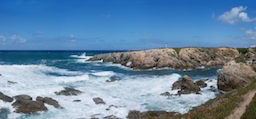
#> input picture assignment_1/code/Histogram_and_CDF/b1.png, 256 x 119 px
$ python a1.py
#> lines starting #> are read from the running program, lines starting #| are printed output that depends on the picture
import cv2
import numpy as np
from matplotlib import pyplot as plt

# reads an input image
img = cv2.imread('b1.png')
#> img is the input picture: shape (119, 256, 3); mean B, G, R 164.7, 135.5, 104

colors = ['#ff0000','#00ff00','#0000ff']
count = []
l = []
for i in range(256):
	count.append(0)
	l.append(i)

fig, ax = plt.subplots(1,3, sharey=True)

# find frequency of pixels in range 0-255 and create bar graphs
for i in range(0,3):
	for j in range(len(img)):
		for k in range(len(img[0])):
			x = img[j][k][i]
			count[x] = count[x]+1
	ax[i].bar(l, count, color = colors[i])
#> after the loop, count = 256 values, max 914 at index 201, min 1 at index 253, mean 357
plt.show()
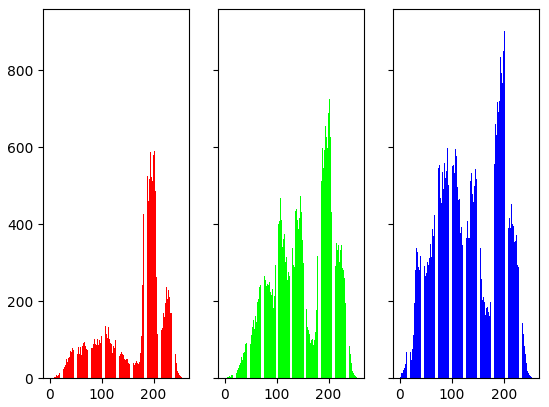
#> figure drawn by matplotlib, 3 panels; panel 1: tallest bar 624 high, from x = 200.6 to 201.4

#create black and white image
img2 = []
for i in range(0, len(img)):
	img2.append([])
	for j in range(0, len(img[i])):
		img2[i].append([])
		s = 0.0
		s = round(img[i][j][0] * 0.3 + img[i][j][1] * 0.59 + img[i][j][2] * 0.11)
		img2[i][j].append(int(s))
		img2[i][j].append(int(s))
		img2[i][j].append(int(s))
#> this loop made 119 passes
#> after the loop, img2 = 119 items
img2 = np.array(img2)
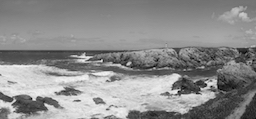
#> img2: shape (119, 256, 3) int64; min 0, max 245, mean 140.8

#find frequency in B&W image
count2 = []
for i in range(256):
	count2.append(0)
for j in range(len(img2)):
	for k in range(len(img2[0])):
		x = img2[j][k][0]
		count2[x] = count2[x]+1
#> after the loop, count2 = 256 values, max 483 at index 148, min 0 at index 1, mean 119

#plot B&W image
plt.bar(l, count2, color = '#bbbbbb')
plt.show()
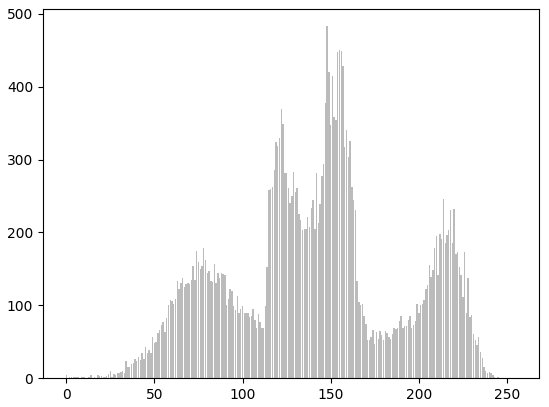
#> figure drawn by matplotlib, 1 panel; tallest bar 483 high, from x = 147.6 to 148.4

#print B&W image
imgplot = plt.imshow(img2)
plt.show()


#calculate pdf
pdf_count = []
pixels = len(img)*len(img[0])
#> pixels = 30464
cdf_count = []
for i in range(256):
	pdf_count.append(count2[i]/pixels)
#> after the loop, pdf_count = 256 values, max 0.0159 at index 148, min 0 at index 1, mean 0.00391

#plot PDF
plt.plot(l, pdf_count)
plt.show()
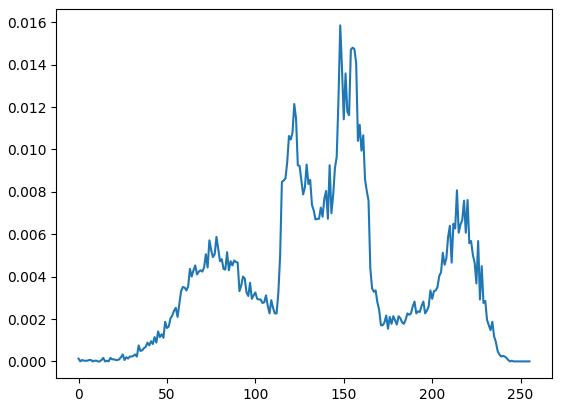
#> figure drawn by matplotlib, 1 panel; curve peaks at x = 148, y = 0.0159

#calculate cdf
cdf_count.append(pdf_count[0])
for i in range(1,256):
	cdf_count.append(cdf_count[i-1]+pdf_count[i])
#> after the loop, cdf_count = 256 values from 0.000131 to 1

#plot CDF
plt.plot(l, cdf_count)
plt.show()
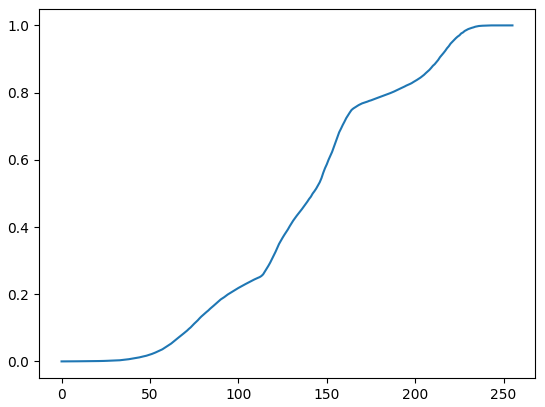
#> figure drawn by matplotlib, 1 panel; curve peaks at x = 245, y = 1

#Histogram Equalization

H = count2
#> H has the same summary as count2
f = 0
gmin = -1
for i in range(0, 256):
	if f == 0:
		if H[i] > 0:
			gmin = i
			f = 1
	else:
		if H[i] < H[gmin]:
			gmin = i
#> after the loop, f = 1; gmin = 1


cumulative_count = []
cumulative_count.append(count2[0])
for i in range(1,256):
	cumulative_count.append(cumulative_count[i-1]+count2[i])
#> after the loop, cumulative_count = 256 values from 4 to 30464

Hmin = cumulative_count[gmin]
#> Hmin = 4


T = []
for i in range(256):
	T.append(0)

for i in range(256):
	num = (cumulative_count[i] - Hmin)*255
	den = pixels - Hmin
	T[i] = round(num/den)
#> this loop made 256 passes
#> num on passes 1 to 3: 0, 0, 510
#> after the loop, T = 256 values from 0 to 255


#equalize image
img3 = []
for i in range(0, len(img)):
	img3.append([])
	for j in range(0, len(img[i])):
		img3[i].append([])
		s = T[img2[i][j][0]]
		img3[i][j].append(int(s))
		img3[i][j].append(int(s))
		img3[i][j].append(int(s))
#> after the loop, img3 = 119 items
img3 = np.array(img3)
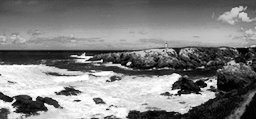
#> img3: shape (119, 256, 3) int64; min 0, max 255, mean 128.4

#print equalized image
imgplot = plt.imshow(img3)
plt.show()

#find frequency in equalized image
count3 = []
for i in range(256):
	count3.append(0)
for j in range(len(img3)):
	for k in range(len(img3[0])):
		x = img3[j][k][0]
		count3[x] = count3[x]+1
#> after the loop, count3 = 256 values, max 483 at index 143, min 0 at index 24, mean 119

#plot equalized image
plt.bar(l, count3, color = '#bbbbbb')
plt.show()
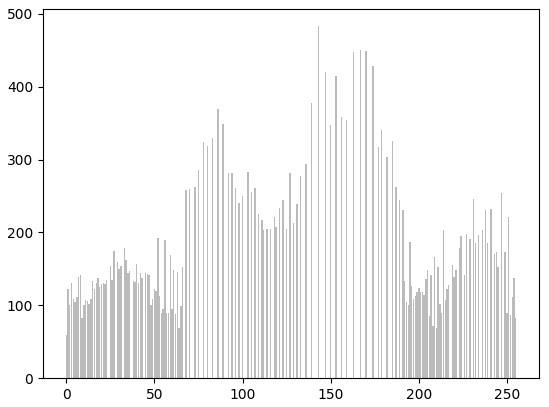
#> figure drawn by matplotlib, 1 panel; tallest bar 483 high, from x = 142.6 to 143.4
